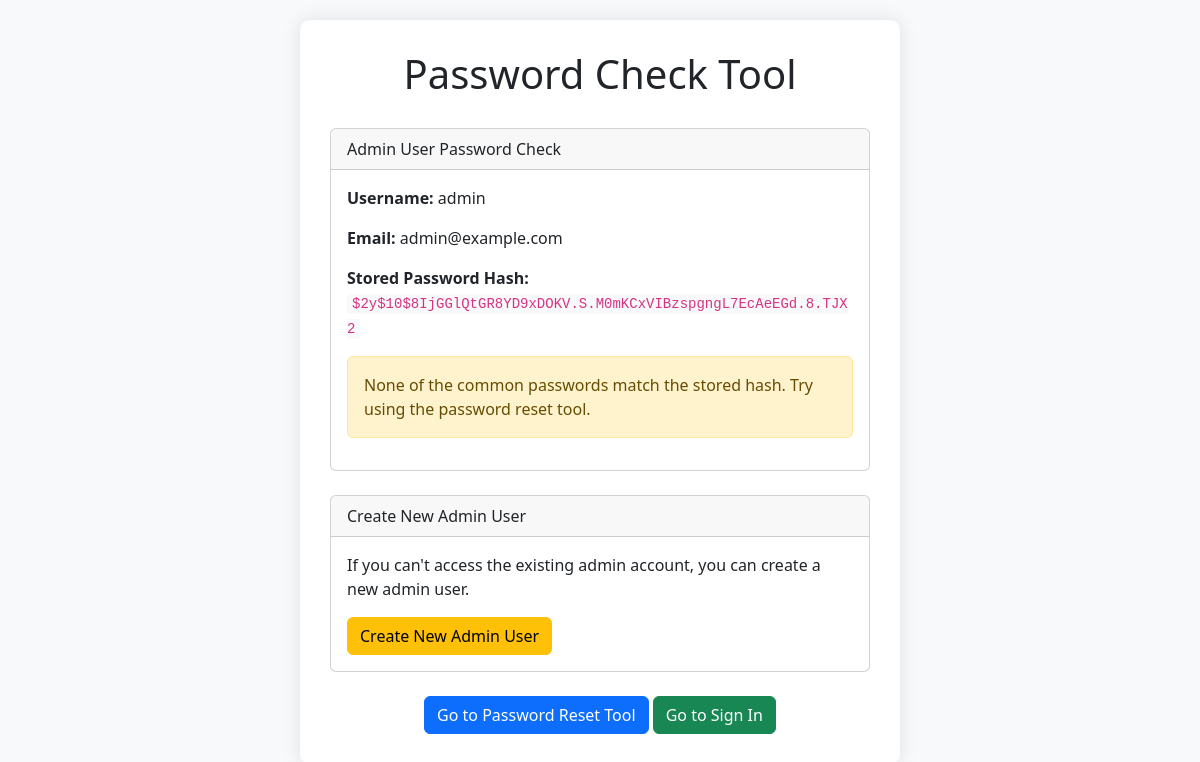
Page /password-check.php on the committed database.
### tables this page shows
CREATE TABLE IF NOT EXISTS users (
    id INT AUTO_INCREMENT PRIMARY KEY,
    firstname VARCHAR(50) NOT NULL,
    lastname VARCHAR(50) NOT NULL,
    username VARCHAR(50) UNIQUE NOT NULL,
    email VARCHAR(100) UNIQUE NOT NULL,
    password VARCHAR(255) NOT NULL,
    avatar VARCHAR(255) DEFAULT 'default-avatar.jpg',
    is_admin TINYINT(1) DEFAULT 0,
    created_at TIMESTAMP DEFAULT CURRENT_TIMESTAMP
);

### password-check.php (the view, shortened to what this page needs)
<?php
require_once 'config/database.php';
$query = "SELECT * FROM users WHERE username = 'admin'";
$result = $conn->query($query);
if ($result->num_rows === 1) {
    $user = $result->fetch_assoc();
    $stored_hash = $user['password'];
    $matches = [];
} else {
    $error = "Admin user not found";
}
?>
<!DOCTYPE html>
<html lang="en">
<head>
    <link href="https://cdn.jsdelivr.net/npm/bootstrap@5.3.0/dist/css/bootstrap.min.css" rel="stylesheet">
</head>
<body>
    <div class="container">
        <h1>Password Check Tool</h1>
        <div class="card mb-4">
            <div class="card-header">
                Admin User Password Check
            </div>
            <div class="card-body">
                <?php if (isset($error)): ?>
                    <div class="alert alert-danger">
                        <?php echo $error; ?>
                    </div>
                <?php else: ?>
                    <p><strong>Username:</strong> <?php echo $user['username']; ?></p>
                    <p><strong>Email:</strong> <?php echo $user['email']; ?></p>
                    <p><strong>Stored Password Hash:</strong> <code><?php echo $stored_hash; ?></code></p>
                    <?php if (empty($matches)): ?>
                        <div class="alert alert-warning">
                            None of the common passwords match the stored hash. Try using the password reset tool.
                        </div>
                    <?php endif; ?>
                <?php endif; ?>
            </div>
        </div>
        <div class="card mb-4">
            <div class="card-header">
                Create New Admin User
            </div>
            <div class="card-body">
                <p>If you can't access the existing admin account, you can create a new admin user.</p>
                <a href="?create_admin=yes" class="btn btn-warning">Create New Admin User</a>
            </div>
        </div>
        <div class="mt-4 text-center">
            <a href="password-reset.php" class="btn btn-primary">Go to Password Reset Tool</a>
            <a href="signin.php" class="btn btn-success">Go to Sign In</a>
        </div>
    </div>
</body>
</html>

### password-check.php (style rules this page uses)
body { padding: 20px; background-color: #f8f9fa; }
.container { max-width: 600px; margin: 0 auto; background-color: #fff; padding: 30px; border-radius: 10px; box-shadow: 0 0 20px rgba(0,0,0,0.1); }
h1 { margin-bottom: 30px; text-align: center; }
code { background-color: #f8f9fa; padding: 2px 5px; border-radius: 3px; }

### rows in the picture
users: username "admin", email "admin@example.com", password "$2y$10$8IjGGlQtGR8YD9xDOKV.S.M0mKCxVIBzspgngL7EcAeEGd.8.TJX2"
